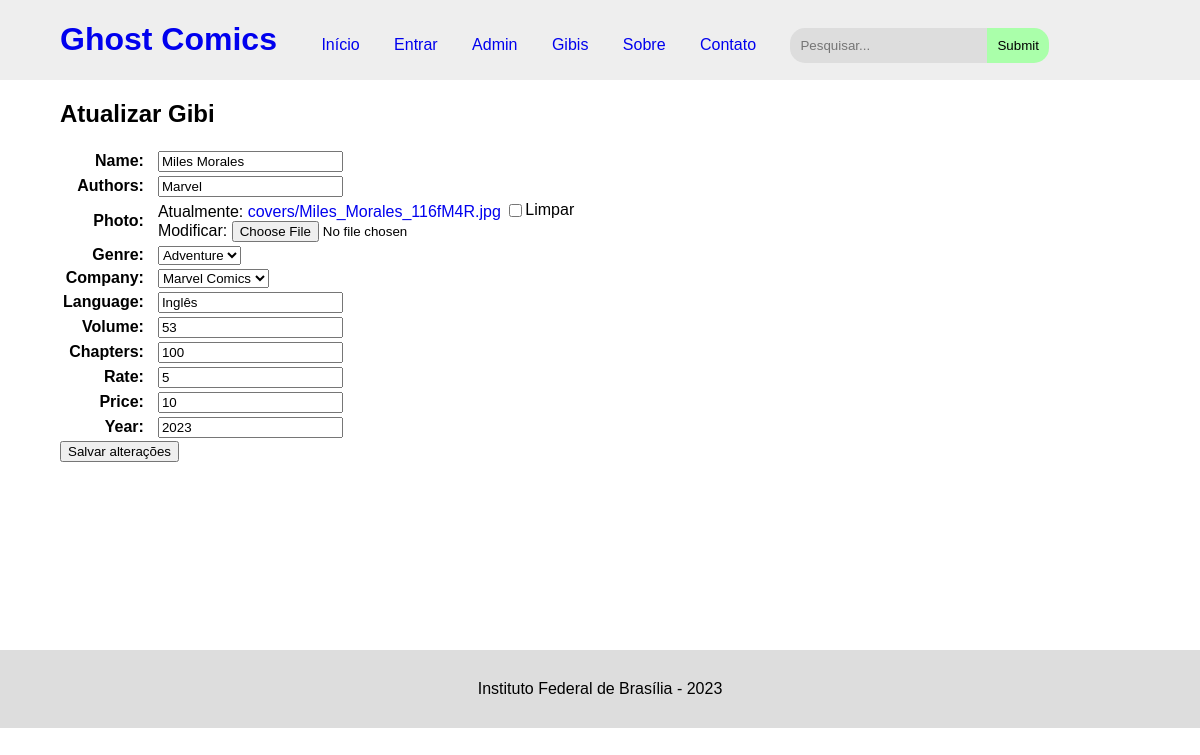
Screenshot of /gibi/3/update/ with the database file from the repository.
### gibis/models.py (models this page shows, shortened)
class Gibi(models.Model):
	id = models.AutoField(primary_key=True)
	name = models.CharField(max_length=200)
	authors = models.CharField(max_length=200,blank=True,null=True)
	photo = models.ImageField(upload_to='covers/', blank=True, null=True)
	genre = models.ForeignKey(Genre,on_delete=models.PROTECT,related_name="gibi_genre")
	company = models.ForeignKey(Company,on_delete=models.PROTECT,related_name="gibi_company")
	language = models.CharField(max_length=200,blank=True,null=True)
	volume = models.IntegerField(blank=True,null=True)
	chapters = models.IntegerField(blank=True,null=True)
	rate = models.IntegerField(blank=True,null=True)
	price = models.IntegerField(blank=True,null=True)
	year = models.IntegerField(blank=True,null=True)

class Genre(models.Model):
	id = models.AutoField(primary_key=True)
	name = models.CharField(max_length=200)
	def __str__(self):
		return self.name

class Company(models.Model):
	id = models.AutoField(primary_key=True)
	name = models.CharField(max_length=200)
	def __str__(self):
		return self.name

### gibis/views.py (the view)
# urls.py: path('gibi/<int:pk>/update/',GibiUpdateView.as_view(),name='gibi_update'),
class GibiUpdateView(UpdateView):
    model = Gibi
    form_class = GibiModelForm
    template_name = 'gibi_update.html'
    success_url = '/gibis/'

### gibis/forms.py (shortened to what this page needs)
class GibiModelForm(forms.ModelForm):
    class Meta:
        model = Gibi
        fields = '__all__'

### gibis/templates/gibi_update.html (shortened to what this page needs)
{% extends "master.html" %}
{% block conteudo %}
<h1>Atualizar Gibi</h1>
<form method="POST" enctype="multipart/form-data">
    <table>
        {{form.as_table}}
    </table>
    <input type="submit" value="Salvar alterações">
</form>
{% endblock %}

### gibis/templates/master.html (style rules this page uses)
:root { --texto: #000000; --header: #EEEEEE; --input: #DDDDDD; --submit: #AAFFAA; --submit_hover: #88FF88; --gibi-card: #CCCCFF; --footer: #DDDDDD; }
body { font-family: sans-serif; margin: 0px; }
form label { padding-right: 10px; float: right; }
a:link, a:hover { text-decoration: none; }

### rows the page displays
Gibi: name "Miles Morales", authors "Marvel", genre "Adventure", company "Marvel Comics", language "Inglês", volume "53", chapters "100", rate "5", price "10", year "2023"
